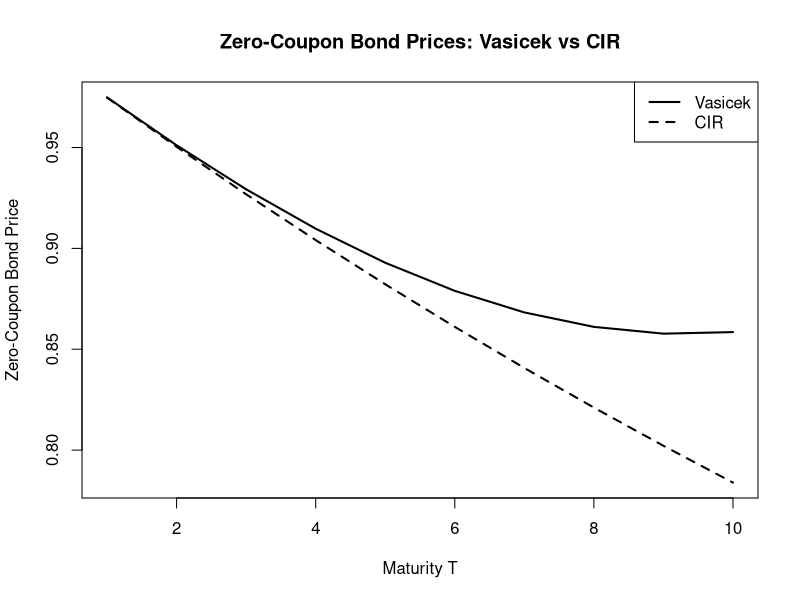
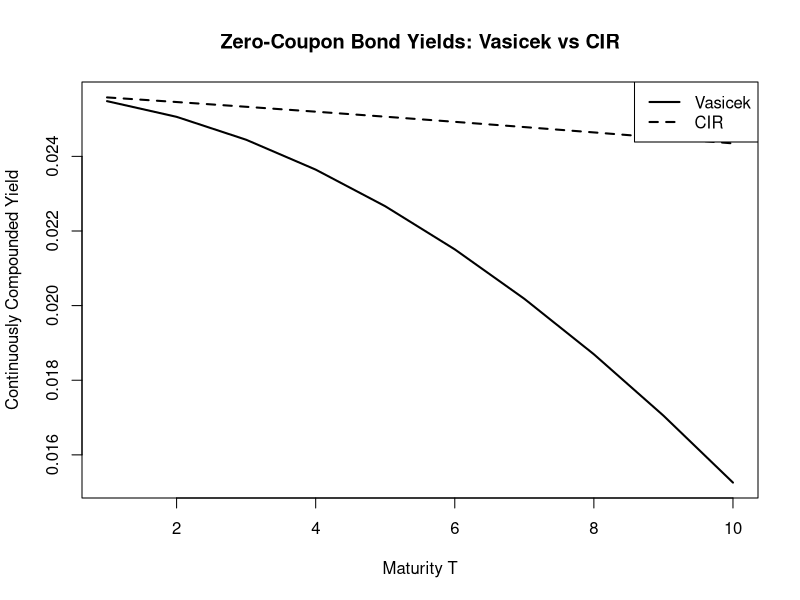
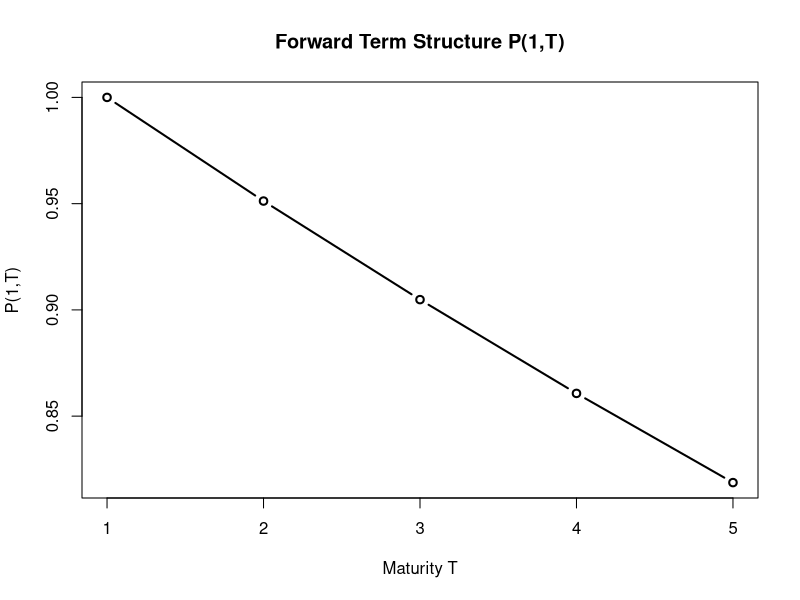
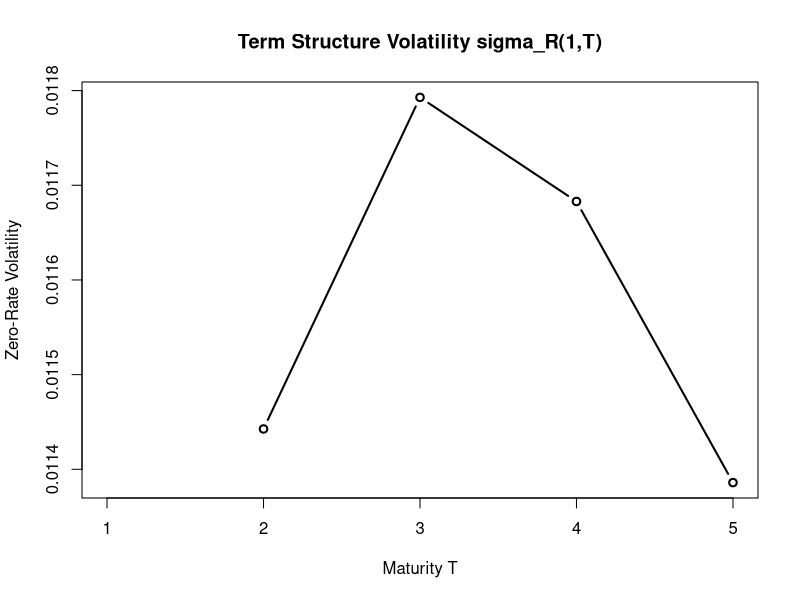

Reproduce these figures in R, in order.
## ---- chunk 1
knitr::opts_chunk$set(echo = TRUE)
## ---- chunk 2
options(digits = 10)
# Problem 1: Vasicek and CIR Zero-Coupon Bond Prices/Yields

a = 0.015
b = 0.010
sigma = 0.025
r0 = 0.0257

T_values = 1:10

vasicek_price = function(T, a, b, sigma, r0) {
  B = (1 - exp(-a * T)) / a
  logA_part1 = b - sigma^2 / (2 * a^2)
  logA_part2 = B - T
  logA_part3 = sigma^2 * B^2 / (4 * a)
  logA = logA_part1 * logA_part2 - logA_part3
  A = exp(logA)
  price = A * exp(-B * r0)
  return(price)
}


cir_price = function(T, a, b, sigma, r0) {
  gamma = sqrt(a^2 + 2 * sigma^2)
  exp_gamma_T = exp(gamma * T)
  denominator = (gamma + a) * (exp_gamma_T - 1) + 2 * gamma
  B = 2 * (exp_gamma_T - 1) / denominator
  A_numerator = 2 * gamma * exp((a + gamma) * T / 2)
  A_denominator = denominator
  A_power = 2 * a * b / sigma^2
  A = (A_numerator / A_denominator)^A_power
  price = A * exp(-B * r0)
  return(price)
}


vasicek_prices = sapply(T_values, vasicek_price, a = a, b = b, sigma = sigma, r0 = r0)
cir_prices = sapply(T_values, cir_price, a = a, b = b, sigma = sigma, r0 = r0)
vasicek_yields = -log(vasicek_prices) / T_values
cir_yields = -log(cir_prices) / T_values
problem1_table = data.frame(
  T = T_values,
  Vasicek_Price = vasicek_prices,
  CIR_Price = cir_prices,
  Vasicek_Yield = vasicek_yields,
  CIR_Yield = cir_yields
)

print("Problem 1 Results:")
print(problem1_table)


# Plot bond prices

plot(
  T_values,
  vasicek_prices,
  type = "l",
  lwd = 2,
  xlab = "Maturity T",
  ylab = "Zero-Coupon Bond Price",
  main = "Zero-Coupon Bond Prices: Vasicek vs CIR",
  ylim = range(c(vasicek_prices, cir_prices)))
lines(
  T_values,
  cir_prices,
  lwd = 2,
  lty = 2)
legend(
  "topright",
  legend = c("Vasicek", "CIR"),
  lwd = 2,
  lty = c(1, 2))


# Plot bond yields

plot(
  T_values,
  vasicek_yields,
  type = "l",
  lwd = 2,
  xlab = "Maturity T",
  ylab = "Continuously Compounded Yield",
  main = "Zero-Coupon Bond Yields: Vasicek vs CIR",
  ylim = range(c(vasicek_yields, cir_yields)))
lines(
  T_values,
  cir_yields,
  lwd = 2,
  lty = 2)
legend(
  "topright",
  legend = c("Vasicek", "CIR"),
  lwd = 2,
  lty = c(1, 2))
## ---- chunk 3
# Problem 2 

T = 3
F0 = 0.03572
sigma_S = 0.12
sigma_X = 0.10
rho = 0.3

r_usd = 0.038
r_jpy = 0.015

N_usd = 5000000
N_jpy = 1000000

P_usd = (1 + r_usd / 2)^(-2 * T)
P_jpy = (1 + r_jpy / 2)^(-2 * T)

# Simple expected swap rate
expected_swap_rate = F0

# Part (a)
V_usd = N_usd * P_usd * expected_swap_rate

# Part (b)
quanto_adjustment = exp(-rho * sigma_S * sigma_X * T)

V_jpy = N_jpy * P_jpy * expected_swap_rate * quanto_adjustment

print("Problem 2(a): Dollar Value:")
print(V_usd)

print("Quanto Adjustment:")
print(quanto_adjustment)

print("Problem 2(b): Yen Value:")
print(V_jpy)

print("Problem 2 Summary:")
print(data.frame(
  Quantity = c("USD Discount Factor", "JPY Discount Factor", 
               "Expected Swap Rate", "Quanto Adjustment",
               "Dollar Value", "Yen Value"),
  Value = c(P_usd, P_jpy, expected_swap_rate, quanto_adjustment, V_usd, V_jpy)
))
## ---- chunk 4
# Problem 3: Hazard Rate and Recovery Rate
# Given data
r = 0.035

s_cds = 0.018
s_binary = 0.028

T_cds = 5


premium_regular = function(lambda, T_cds, r) {
  total = 0
  for (i in 1:T_cds) {
    discount_factor = exp(-r * i)
    survival_probability = exp(-lambda * i)
    present_value = discount_factor * survival_probability
    total = total + present_value
  }
  return(total)
}


premium_accrued = function(lambda, T_cds, r) {
  total = 0
  for (i in 1:T_cds) {
    survival_start = exp(-lambda * (i - 1))
    survival_end = exp(-lambda * i)
    default_probability = survival_start - survival_end
    discount_factor = exp(-r * (i - 0.5))
    accrued_payment = 0.5 * discount_factor * default_probability
    total = total + accrued_payment
  }
  return(total)
}


default_leg_binary = function(lambda, T_cds, r) {
  total = 0
  for (i in 1:T_cds) {
    survival_start = exp(-lambda * (i - 1))
    survival_end = exp(-lambda * i)
    default_probability = survival_start - survival_end
    discount_factor = exp(-r * (i - 0.5))
    default_payment_value = discount_factor * default_probability
    total = total + default_payment_value
  }
  return(total)
}

binary_spread_model = function(lambda) {
  A = premium_regular(lambda, T_cds, r)
  B = premium_accrued(lambda, T_cds, r)
  D = default_leg_binary(lambda, T_cds, r)
  spread = D / (A + B)
  return(spread)
}


objective = function(lambda) {
  model_spread = binary_spread_model(lambda)
  difference = model_spread - s_binary
  return(difference)
}

solution = uniroot(
  objective,
  lower = 0.000001,
  upper = 1
)

lambda_solution = solution$root

R_solution = 1 - s_cds / s_binary


# Check the results

A = premium_regular(lambda_solution, T_cds, r)
B = premium_accrued(lambda_solution, T_cds, r)
D = default_leg_binary(lambda_solution, T_cds, r)
binary_spread_check = D / (A + B)
vanilla_spread_check = (1 - R_solution) * D / (A + B)
problem3_summary = data.frame(
  Quantity = c(
    "Hazard rate lambda",
    "Hazard rate lambda percent",
    "Recovery rate R",
    "Recovery rate percent",
    "Binary CDS spread check",
    "Vanilla CDS spread check"
  ),
  Value = c(
    lambda_solution,
    100 * lambda_solution,
    R_solution,
    100 * R_solution,
    binary_spread_check,
    vanilla_spread_check
  )
)

print("Problem 3 Results:")
print(problem3_summary)
## ---- chunk 5
# Problem 4: Hull-White Two-Factor Model
# Given parameters
a = 0.1
b = 1.4

sigma1 = 0.01
sigma2 = 0.008

rho = 0.7

r0 = 0.05
u0 = 0.01

# Maturities
T_values = 1:5

# Current time
t = 1

P0 = function(T) {
  price = exp(-0.05 * T)
  return(price)
}

P_1T = function(T) {
  price = P0(T) / P0(1)
  return(price)
}


B1_function = function(t, T, a) {
  tau = T - t
  if (tau == 0) {
    return(0)}
  B1 = (1 - exp(-a * tau)) / a
  return(B1)
}

B2_function = function(t, T, a, b) {
  tau = T - t
  if (tau == 0) {
    return(0)}
  term1 = (1 - exp(-b * tau)) / b
  term2 = (1 - exp(-a * tau)) / a
  B2 = (term1 - term2) / (a - b)
  return(B2)
}


sigma_P_function = function(t, T, a, b, sigma1, sigma2, rho) {
  B1 = B1_function(t, T, a)
  B2 = B2_function(t, T, a, b)
  variance_part1 = B1^2 * sigma1^2
  variance_part2 = B2^2 * sigma2^2
  variance_part3 = 2 * rho * B1 * B2 * sigma1 * sigma2
  variance = variance_part1 + variance_part2 + variance_part3
  sigma_P = sqrt(variance)
  return(sigma_P)
}


sigma_R_function = function(t, T, a, b, sigma1, sigma2, rho) {
  tau = T - t
  if (tau == 0) {
    return(NA)}
  sigma_P = sigma_P_function(t, T, a, b, sigma1, sigma2, rho)
  sigma_R = sigma_P / tau
  return(sigma_R)
}

P_1T_values = sapply(T_values, P_1T)
B1_values = sapply(
  T_values,
  function(T) B1_function(t, T, a))
B2_values = sapply(
  T_values,
  function(T) B2_function(t, T, a, b))
sigma_P_values = sapply(
  T_values,
  function(T) sigma_P_function(t, T, a, b, sigma1, sigma2, rho))
sigma_R_values = sapply(
  T_values,
  function(T) sigma_R_function(t, T, a, b, sigma1, sigma2, rho))

problem4_table = data.frame(
  T = T_values,
  tau = T_values - t,
  P_1T = P_1T_values,
  B1 = B1_values,
  B2 = B2_values,
  sigma_P = sigma_P_values,
  sigma_R = sigma_R_values
)

print("Problem 4 Results:")
print(problem4_table)

# Plot P(1,T)

plot(
  problem4_table$T,
  problem4_table$P_1T,
  type = "b",
  lwd = 2,
  xlab = "Maturity T",
  ylab = "P(1,T)",
  main = "Forward Term Structure P(1,T)"
)


# Plot zero-rate volatility
plot(
  problem4_table$T,
  problem4_table$sigma_R,
  type = "b",
  lwd = 2,
  xlab = "Maturity T",
  ylab = "Zero-Rate Volatility",
  main = "Term Structure Volatility sigma_R(1,T)"
)
## ---- chunk 6
#Problem 5
set.seed(123)
# Inputs
n_names = 125
n_paths = 100000
rho = 0.25
R = 0.40
LGD = 1 - R
T = 1

p = runif(n_names, min = 0.01, max = 0.20)

lambda = -log(1 - p) / T

Z = rnorm(n_paths)

portfolio_loss = numeric(n_paths)
default_count = numeric(n_paths)

for (m in 1:n_paths) {
  
  eps = rnorm(n_names)
  X = sqrt(rho) * Z[m] + sqrt(1 - rho) * eps
  U = pnorm(X)
  tau = -log(U) / lambda
  default_indicator = as.numeric(tau <= T)
  default_count[m] = sum(default_indicator)
  portfolio_loss[m] = LGD * default_count[m] / n_names
}

loss_summary = quantile(
  portfolio_loss,
  probs = c(0.01, 0.05, 0.25, 0.50, 0.75, 0.90, 0.95, 0.99)
)

print("Portfolio Loss Distribution")
print(loss_summary)

cat("Mean portfolio loss:", mean(portfolio_loss), "\n")
cat("Standard deviation:", sd(portfolio_loss), "\n")

tranche_loss = function(L, A, D) {
  pmin(pmax(L - A, 0), D - A)
}

equity_loss = tranche_loss(portfolio_loss, 0.00, 0.03)
mezz_loss = tranche_loss(portfolio_loss, 0.03, 0.10)
senior_loss = tranche_loss(portfolio_loss, 0.10, 1.00)

# Expected losses as portfolio percentage
EL_equity = mean(equity_loss)
EL_mezz = mean(mezz_loss)
EL_senior = mean(senior_loss)

# Expected losses as tranche percentage
EL_equity_pct = EL_equity / 0.03
EL_mezz_pct = EL_mezz / 0.07
EL_senior_pct = EL_senior / 0.90

results = data.frame(
  Tranche = c("Equity", "Mezzanine", "Senior"),
  Attachment = c(0.00, 0.03, 0.10),
  Detachment = c(0.03, 0.10, 1.00),
  Expected_Loss_Portfolio_Percent = c(EL_equity, EL_mezz, EL_senior),
  Expected_Loss_Tranche_Percent = c(EL_equity_pct, EL_mezz_pct, EL_senior_pct)
)

print(results)

## ---- chunk 7

# Problem 6(a): Cubic spline interpolation
maturity = c(0.5, 5, 10)
yield = c(0.0343, 0.0348, 0.0397)
spline_fit = splinefun(maturity, yield, method = "natural")
y3 = spline_fit(3)
cat("Interpolated 3-year yield:", y3, "\n")
cat("Interpolated 3-year yield in percent:", 100 * y3, "%\n")


# Problem 6(b): Duration-convexity hedge

B = function(T, y) {
  exp(-y * T)
}

B_05 = B(0.5, 0.0343)
B_5 = B(5, 0.0348)
B_10 = B(10, 0.0397)
B_3 = B(3, y3)

cat("B(0.5):", B_05, "\n")
cat("B(5):", B_5, "\n")
cat("B(10):", B_10, "\n")
cat("B(3):", B_3, "\n")

A = matrix(
  c(
    B_05,       B_5,       B_10,
    0.5*B_05,   5*B_5,    10*B_10,
    0.5^2*B_05, 5^2*B_5,  10^2*B_10
  ),
  nrow = 3,
  byrow = TRUE
)

b = c(
  -B_3,
  -3 * B_3,
  -3^2 * B_3
)

x = solve(A, b)

names(x) = c("Position_in_B_0.5", "Position_in_B_5", "Position_in_B_10")

print(x)

portfolio_value = B_3 + x[1]*B_05 + x[2]*B_5 + x[3]*B_10

first_order_sensitivity =
  -3*B_3 - 0.5*x[1]*B_05 - 5*x[2]*B_5 - 10*x[3]*B_10

second_order_sensitivity =
  3^2*B_3 + 0.5^2*x[1]*B_05 + 5^2*x[2]*B_5 + 10^2*x[3]*B_10

cat("Portfolio value:", portfolio_value, "\n")
cat("First-order sensitivity:", first_order_sensitivity, "\n")
cat("Second-order sensitivity:", second_order_sensitivity, "\n")
